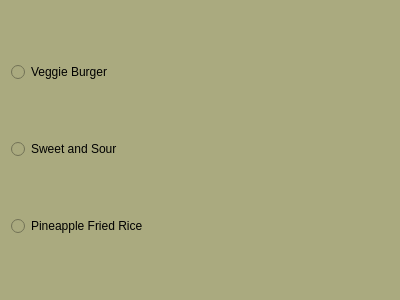
<?xml version="1.0" encoding="UTF-8"?>
<ui version="4.0">
 <class>Vegetarian</class>
 <widget class="QDialog" name="Vegetarian">
  <property name="geometry">
   <rect>
    <x>0</x>
    <y>0</y>
    <width>400</width>
    <height>300</height>
   </rect>
  </property>
  <property name="windowTitle">
   <string>Dialog</string>
  </property>
  <property name="styleSheet">
   <string notr="true">background-color: rgb(170, 170, 127)</string>
  </property>
  <layout class="QVBoxLayout" name="verticalLayout">
   <item>
    <widget class="QRadioButton" name="veggieBurger">
     <property name="text">
      <string>Veggie Burger</string>
     </property>
    </widget>
   </item>
   <item>
    <widget class="QRadioButton" name="sweetAndSour">
     <property name="text">
      <string>Sweet and Sour</string>
     </property>
    </widget>
   </item>
   <item>
    <widget class="QRadioButton" name="pineappleFriedRice">
     <property name="text">
      <string>Pineapple Fried Rice</string>
     </property>
    </widget>
   </item>
  </layout>
 </widget>
 <resources/>
 <connections/>
</ui>
